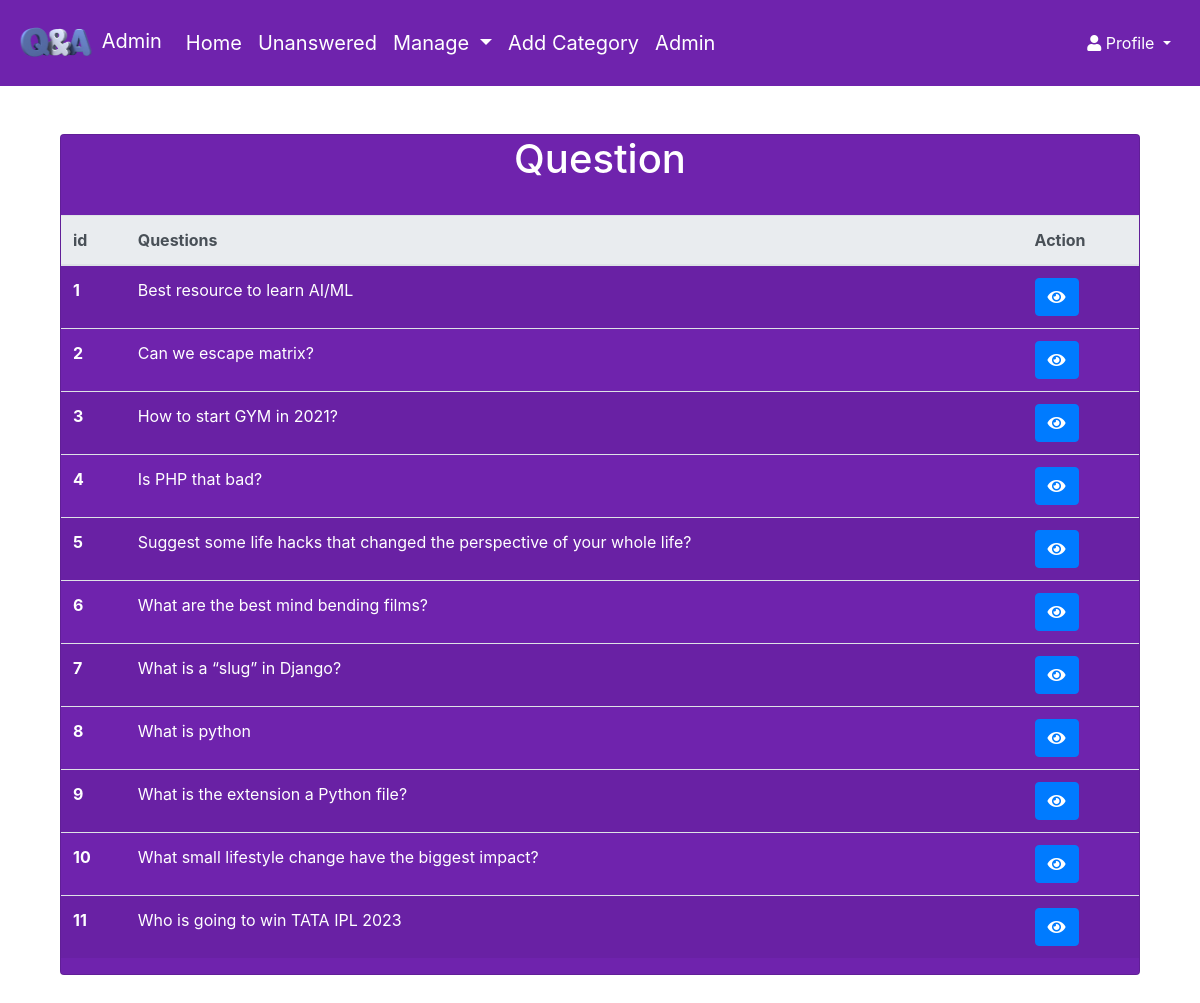
Screenshot of /adm/questions/ (signed in) with the database file from the repository.
### qna/models.py (models this page shows, shortened)
class Question(models.Model):
    STATUS_CHOICES = (
        ("a", "Available"),
        ("f", "Flag"),
        ("o", "Onhold"),
        ("c", "Closed"),
    )
    question = models.CharField(max_length=1000, unique=True)
    user = models.ForeignKey(
        User,
        on_delete=models.SET_DEFAULT,
        default="2",
        related_name="userWhoAskQuestion",
    )
    category = models.ManyToManyField(
        "Category",
        related_name="categoryOfQuestion",
        blank=True,
    )
    vote = models.IntegerField(default=0)
    edit_user = models.ManyToManyField(
        User,
        related_name="userWhoEditQuestion",
        blank=True,
    )
    created_at = models.DateTimeField(auto_now_add=True)
    modified_at = models.DateTimeField(auto_now=True)
    status = models.CharField(max_length=20, choices=STATUS_CHOICES, default="a")
    slug = models.SlugField(unique=True, null=True, blank=True)
    class Meta:
        ordering = ["created_at"]
    def display_edituser(self):
        return ", ".join(edit_user.username for edit_user in self.edit_user.all()[:3])
    display_edituser.short_description = "Edit user"

### qna/views.py (the view)
@method_decorator(
    staff_member_required(login_url="/login"),
    name="dispatch",
)
class AdminQuestionListView(generic.ListView, LoginRequiredMixin):
    model = Question
    template_name = "qna/admin-question.html"
    context_object_name = "questions"
    def get_queryset(self):
        return Question.objects.all().order_by("question")

### qna/templates/qna/admin-question.html (shortened to what this page needs)
{% extends "qna/admin-base.html" %}
{% block content %}
<div class="container">
  <div class="card-cntent">
    <div class="card" style="background-color:#6f23ad ;">
    <h1 class="text-center text-white">Question</h1>
  <table class="table mt-4 text-white table-striped">
    <thead class="thead-light">
        <tr>
          <th scope="col">id</th>
          <th scope="col">Questions</th>
          <th scope="col">Action</th>
        </tr>
      </thead>
      <tbody>
        {% for question in questions %}
        <tr>
          <th scope="row">{{ forloop.counter }}</th>
          <td>{{question.question}}
          </td>
          <td>
            <a class="btn btn-primary" href="{% url 'question' question.id %}"><i class="fa fa-eye" aria-hidden="true"></i></a>
        </tr>
        {% endfor %}
      </tbody>
    </table>
      </div>
  </div>
  </div>
{% endblock content %}

### qna/templates/qna/admin-base.html (style rules this page uses)
body,html { background-color: #fff; }

### rows the page displays
Question: question "Best resource to learn AI/ML"
Question: question "Can we escape matrix?"
Question: question "How to start GYM in 2021?"
Question: question "Is PHP that bad?"
Question: question "Suggest some life hacks that changed the perspective of your whole life?"
Question: question "What are the best mind bending films?"
Question: question "What is a “slug” in Django?"
Question: question "What is python"
Question: question "What is the extension a Python file?"
Question: question "What small lifestyle change have the biggest impact?"
Question: question "Who is going to win TATA IPL 2023"
